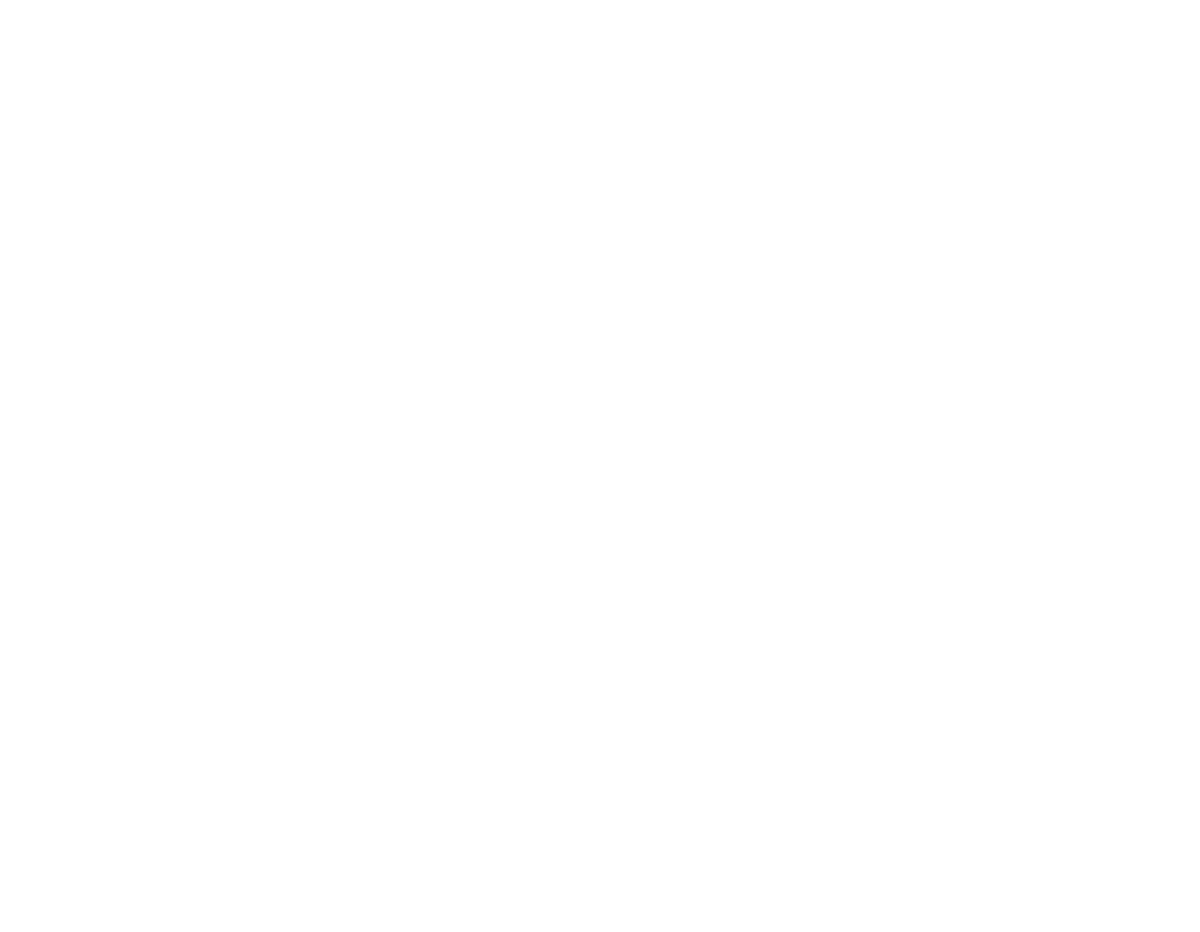
Frame 1 (no input)
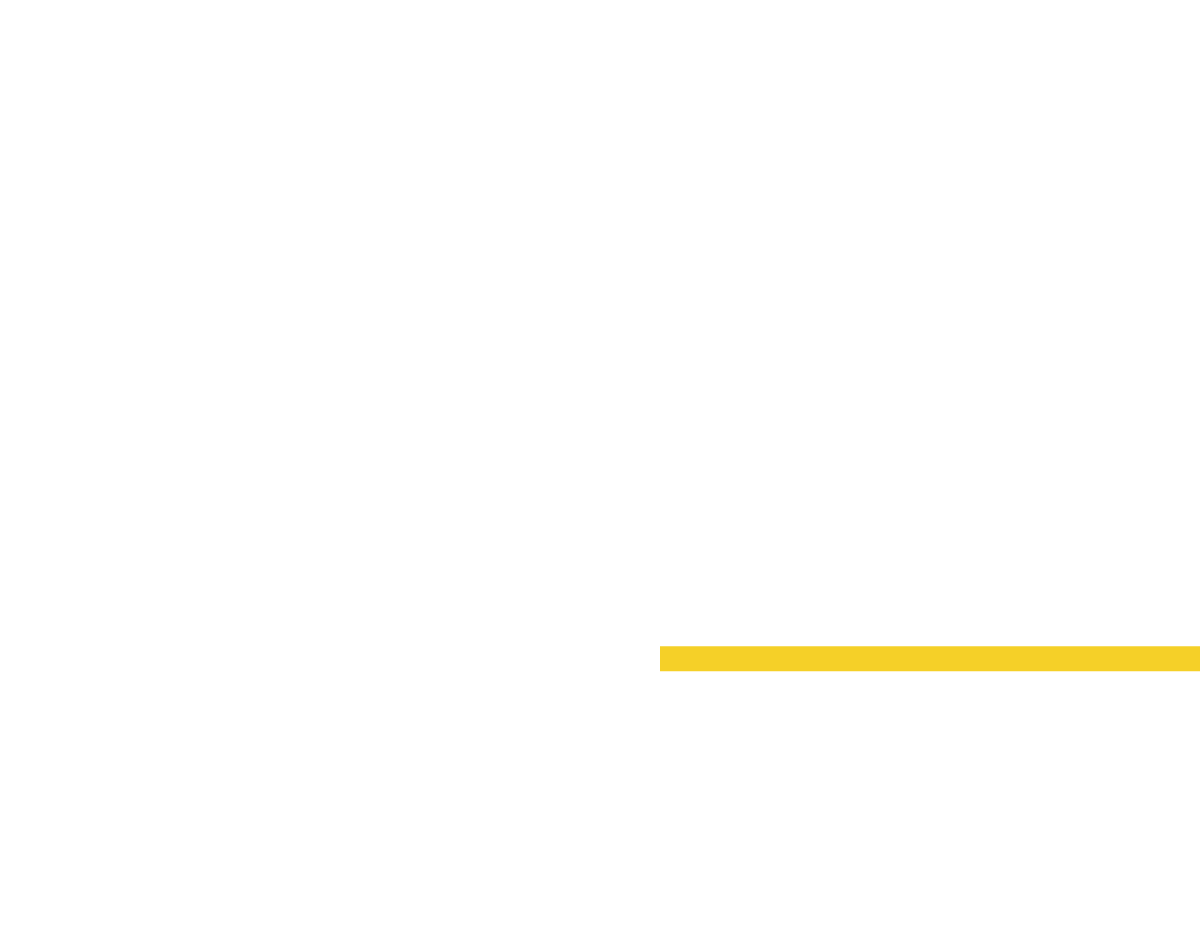
Frame 60 (no input)
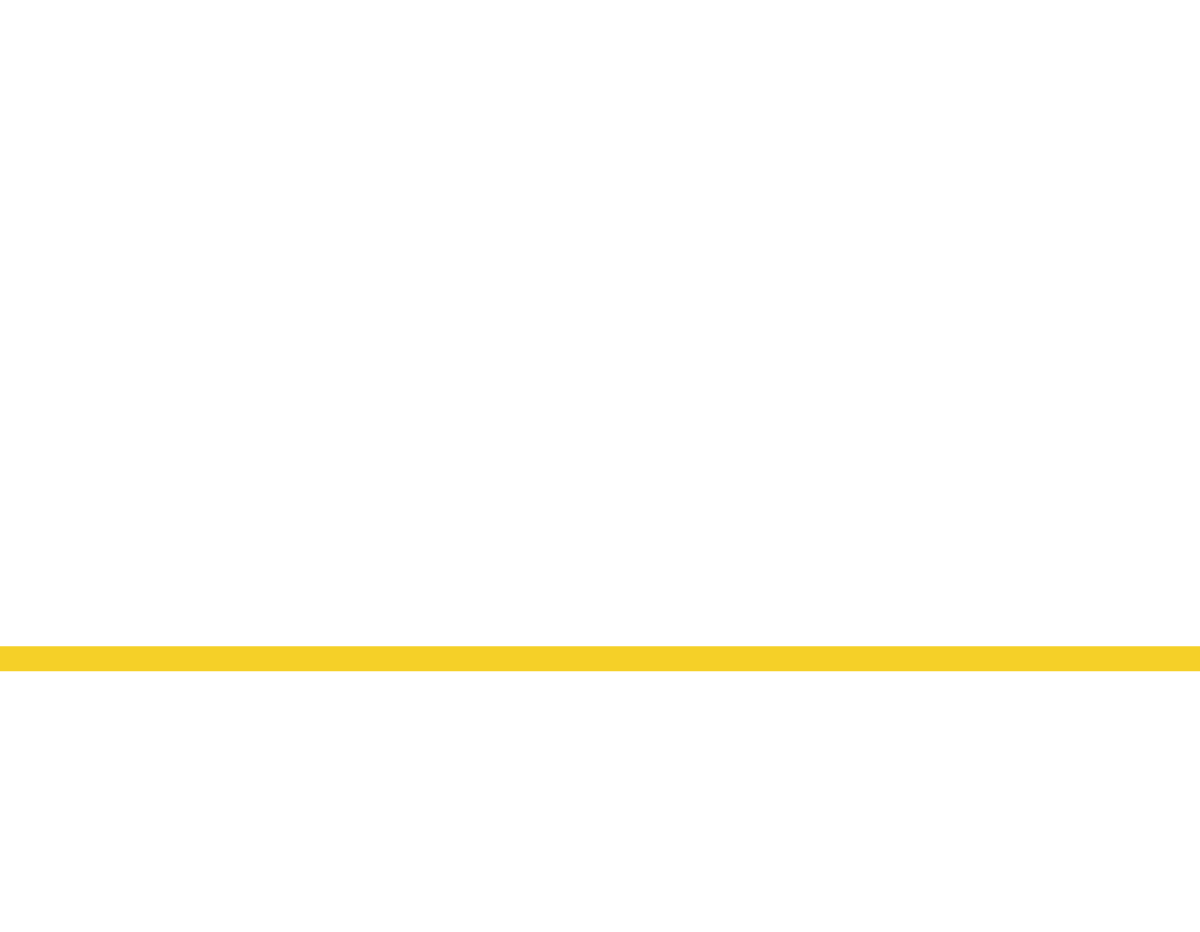
Frame 120 (the mouse pressed at the canvas centre since frame 60)

The p5.js sketch that drew these frames (run headless with seeded random() and noise() and a simulated clock; from frame 60 on, the mouse is pressed at the canvas centre):

// p5.js sketch
// ── sketch.js
// Setup
const COL_Y=[245,208,40],COL_R=[206,41,35],COL_B=[44,96,185],COL_C=[242,239,230],COL_K=[20];
const BAND_RATIO=0.025, HEADER_TEXT='SPACE TO SWITCH', EPS=0.015;
let mode='A', nextVertical={A:Math.random()<.5,B:Math.random()<.5};
let vertsA=[],horzsA=[],intersectionColors=new Map();
let vertsB=[],horzsB=[],filledCells=new Map();
let animating=false, action='band', animStart=0, animBand=null;
let headerColors=[], headerLastUpdate=0;

function setup(){
  createCanvas(windowWidth,windowHeight);
  frameRate(60); noStroke(); textFont('sans-serif');
  headerInit(); headerColorsReset(); timerNext();
}

// Resize
function windowResized(){ resizeCanvas(windowWidth,windowHeight); headerLayout(); }

// Draw
function draw(){
  background(255);
  headerDraw();
  const now=millis(), t=bandThickness();
  if(mode==='A'){
    drawBands(vertsA,horzsA,t,color(...COL_Y));
    if(animating && action==='band') bandAnim(animBand,color(...COL_Y));
    for(const [k,col] of intersectionColors){
      const [xs,ys]=k.split('|'); const x=parseFloat(xs)*width,y=parseFloat(ys)*height;
      fill(col); rectMode(CENTER); rect(x,y,t,t);
    }
  }else{
    cellsDraw();
    drawBands(vertsB,horzsB,t,color(...COL_K));
    if(animating && action==='band') bandAnim(animBand,color(...COL_K));
  }
  if(now-headerLastUpdate>1000) headerColorsReset();
  if(animating && (now-animStart)/1000>=1){
    animating=false;
    finalizeBand(animBand);
    timerNext();
  }
}

// Measure
function bandThickness(){ return min(width,height)*BAND_RATIO; }

// Timer
function timerNext(){ setTimeout(()=>beginNext(),1000); }

// Next
function beginNext(){
  animStart=millis(); animating=true;
  if(mode==='A'){ action='band'; animBand=nextBand('A'); }
  else{
    const haveCells = vertsB.length>=2 && horzsB.length>=2;
    action = haveCells ? (action==='band'?'fill':'band') : 'band';
    if(action==='band'){ animBand=nextBand('B'); }
    else{
      const f = cellPick();
      if(f) cellFinalize(f);
      animating=false;
      timerNext();
      return;
    }
  }
}

// Band
function nextBand(which){
  const margin=.05, vertical=nextVertical[which];
  nextVertical[which]=!nextVertical[which];
  return {vertical, posRel:random(margin,1-margin), direction:random(['forward','backward'])};
}

// Animate
function bandAnim(b,col){
  const t=bandThickness(), p=constrain((millis()-animStart)/1000,0,1);
  fill(col);
  if(b.vertical){
    const x=b.posRel*width, len=height*p;
    if(b.direction==='forward') rectMode(CENTER),rect(x,len/2,t,len);
    else rectMode(CENTER),rect(x,height-len/2,t,len);
  }else{
    const y=b.posRel*height, len=width*p;
    if(b.direction==='forward') rectMode(CENTER),rect(len/2,y,len,t);
    else rectMode(CENTER),rect(width-len/2,y,len,t);
  }
}

// Finalize
function finalizeBand(b){
  const pos=b.posRel, vertical=b.vertical;
  if(mode==='A'){
    if(vertical){ vertsA.push(pos); for(const y of horzsA) touchIntersection(pos,y); mergeNear(vertsA); }
    else{ horzsA.push(pos); for(const x of vertsA) touchIntersection(x,pos); mergeNear(horzsA); }
  }else{
    if(vertical){ vertsB.push(pos); mergeNear(vertsB); splitFilled('v', indexOfLine(vertsB,pos)); }
    else{ horzsB.push(pos); mergeNear(horzsB); splitFilled('h', indexOfLine(horzsB,pos)); }
  }
}

// Intersect
function touchIntersection(x,y){
  const k=keyVH(x,y);
  if(!intersectionColors.has(k)) intersectionColors.set(k, pickRGBcream());
}

// Merge
function mergeNear(arr){
  arr.sort((a,b)=>a-b);
  const out=[]; let i=0;
  while(i<arr.length){
    let j=i+1, s=arr[i], c=1;
    while(j<arr.length && Math.abs(arr[j]-arr[i])<EPS){ s+=arr[j]; c++; j++; }
    out.push(s/c); i=j;
  }
  arr.length=0; for(const v of out) arr.push(v);
}

// Index
function indexOfLine(arr,pos){ for(let i=0;i<arr.length;i++) if(Math.abs(arr[i]-pos)<1e-4) return i; return 0; }

// Split
function splitFilled(ori,k){
  const keys=[...filledCells.keys()];
  if(ori==='v'){
    for(const key of keys){
      const [is,js]=key.split('|'); const i=int(is), j=int(js);
      if(i===k-1){ const col=filledCells.get(key).color; const right=`${k}|${j}`; if(!filledCells.has(right)) filledCells.set(right,{color:col}); }
    }
  }else{
    for(const key of keys){
      const [is,js]=key.split('|'); const i=int(is), j=int(js);
      if(j===k-1){ const col=filledCells.get(key).color; const bot=`${i}|${k}`; if(!filledCells.has(bot)) filledCells.set(bot,{color:col}); }
    }
  }
}

// Edges
function innerEdges(){
  const t=bandThickness();
  const vx=[...vertsB].sort((a,b)=>a-b), hy=[...horzsB].sort((a,b)=>a-b);
  return {
    vx, hy,
    xL: vx.map(v=>v*width + t/2),
    xR: vx.map(v=>v*width - t/2),
    yT: hy.map(h=>h*height + t/2),
    yB: hy.map(h=>h*height - t/2)
  };
}

// Pick
function cellPick(){
  if(vertsB.length<2 || horzsB.length<2) return null;
  const E=innerEdges(); const cands=[];
  for(let i=0;i<E.vx.length-1;i++){
    const x1=E.xR[i], x2=E.xL[i+1]; if(x2-x1<=0) continue;
    for(let j=0;j<E.hy.length-1;j++){
      const y1=E.yB[j], y2=E.yT[j+1]; if(y2-y1<=0) continue;
      const key=`${i}|${j}`; if(!filledCells.has(key)) cands.push({i,j});
    }
  }
  if(cands.length===0) return null;
  const ch=random(cands), col=random([ color(...COL_Y), color(...COL_R), color(...COL_B) ]);
  return {i:ch.i, j:ch.j, color:col};
}

// Cells
function cellFinalize(f){ if(f) filledCells.set(`${f.i}|${f.j}`,{color:f.color}); }
function cellsDraw(){
  if(vertsB.length<2 || horzsB.length<2) return;
  const E=innerEdges();
  for(const [key,e] of filledCells){
    const [is,js]=key.split('|'); const i=int(is), j=int(js);
    const x1=E.xR[i], x2=E.xL[i+1], y1=E.yB[j], y2=E.yT[j+1];
    if(x2<=x1 || y2<=y1) continue;
    fill(e.color); rectMode(CORNER); rect(x1,y1,x2-x1,y2-y1);
  }
}

// Bands
function drawBands(verts,horzs,t,col){
  rectMode(CENTER); fill(col);
  for(const x of verts) rect(x*width,height/2,t,height);
  for(const y of horzs) rect(width/2,y*height,width,t);
}

// Utils
function keyVH(vx,hy){ return `${vx.toFixed(4)}|${hy.toFixed(4)}`; }
function pickRGBcream(){ return random([ color(...COL_R), color(...COL_B), color(...COL_C) ]); }

// Header
function headerInit(){
  const div=document.createElement('div');
  div.id='headerText'; div.style.display='flex'; div.style.justifyContent='center';
  div.style.fontFamily='sans-serif'; div.style.fontWeight='700';
  div.style.margin='10px 0'; document.body.prepend(div); headerLayout();
}
function headerLayout(){
  const div=document.getElementById('headerText'); const fs=Math.max(18,Math.min(42,Math.round(window.innerWidth/28)));
  div.style.fontSize=fs+'px';
}
function headerDraw(){
  const div=document.getElementById('headerText'); let html='';
  for(let i=0;i<HEADER_TEXT.length;i++){
    const c=headerColors[i], rgb=`rgb(${red(c)},${green(c)},${blue(c)})`;
    html+=`<span style="display:inline-block;width:1.2em;text-align:center;color:${rgb}">${HEADER_TEXT[i]}</span>`;
  }
  div.innerHTML=html;
}
function headerColorsReset(){
  headerColors.length=0;
  for(let i=0;i<HEADER_TEXT.length;i++) headerColors.push(random([ color(...COL_Y), color(...COL_R), color(...COL_B), color(0) ]));
  headerLastUpdate=millis(); headerDraw();
}

// Toggle
function keyPressed(){
  if(key===' '){
    animating=false; action='band'; animBand=null;
    if(mode==='A'){ mode='B'; vertsB=[]; horzsB=[]; filledCells.clear(); nextVertical.B=Math.random()<.5; }
    else{ mode='A'; vertsA=[]; horzsA=[]; intersectionColors.clear(); nextVertical.A=Math.random()<.5; }
    headerColorsReset(); timerNext();
  }
}
